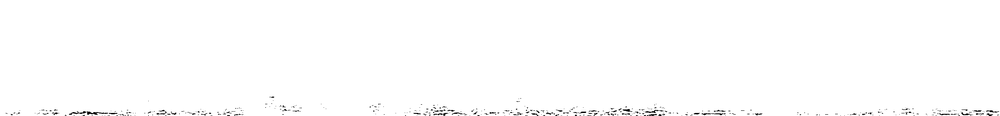
#> input picture DataImage/1/1e_B_adathre.png, 1000 x 116 px, shrunk from 2293 x 267 before the run, found by its file name
$ python yanzheng.py
#> lines starting #> are read from the running program, lines starting #| are printed output that depends on the picture; after the words box and inside, x2 and y2 are one past the last pixel; in counts of white or black regions, pixels touching at a corner belong together
import cv2
import numpy as np

# 读取轮廓图和原始图像
contour_image = cv2.imread('DataImage/3/1e_B_adathre.png')
#> contour_image is the input picture: shape (116, 1000, 3); min 0, max 255, mean 253.4
original_image = cv2.imread('DataImage/3/1be.png')
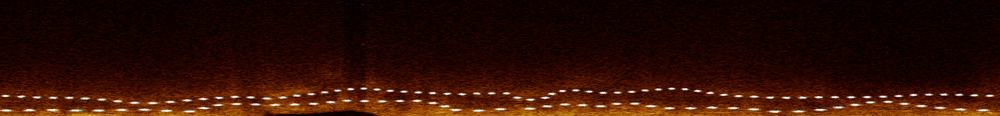
#> input picture DataImage/1/1be.png, 1000 x 116 px, shrunk from 2293 x 267 before the run, found by its file name
#> original_image is the input picture: shape (116, 1000, 3); mean B, G, R 4.5, 15.4, 46.9

# 创建与原图相同大小的空白图像
overlay = np.zeros_like(original_image)

# 绘制轮廓
contours, _ = cv2.findContours(cv2.cvtColor(contour_image, cv2.COLOR_BGR2GRAY), cv2.RETR_TREE, cv2.CHAIN_APPROX_SIMPLE)
#> contours = 25 contours, 24 with area under 20; largest, box (x1, y1, x2, y2) and area: (0, 0, 1000, 116) 114883
for cnt in contours:
    if cv2.contourArea(cnt) > 500:  # 根据需要调整面积阈值
        cv2.drawContours(overlay, [cnt], 0, (0, 255, 0), 2)  # 绿色轮廓
#> this loop made 25 passes
#> cnt on passes 2, 4, 5, 6, 7, 8, 9, 10, 12, 13, 14, 17: [[987, 114], [988, 113], [989, 114], [988, 115]], [[755, 114], [756, 113], [757, 114], [756, 115]], [[719, 114], [720, 113], [721, 114], [720, 115]], [[703, 114], [704, 113], [705, 114], [704, 115]], [[443, 114], [444, 113], [445, 114], [444, 115]], [[437, 114], [438, 113], [439, 114], [438, 115]], [[961, 113], [962, 112], [963, 113], [962, 114]], [[869, 113], [870, 112], [871, 113], [870, 114]], [[474, 113], [475, 112], [476, 113], [475, 114]], [[416, 113], [417, 112], [418, 113], [417, 114]], [[174, 113], [175, 112], [176, 113], [175, 114]], [[90, 113], [91, 112], [92, 113], [91, 114]]
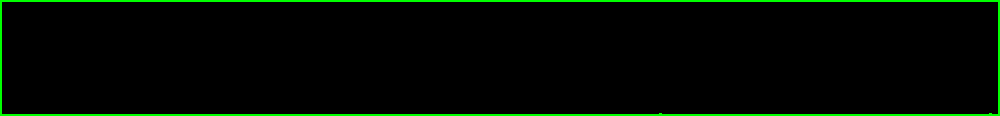
#> overlay: shape (116, 1000, 3); mean of channels 0, 1, 2 0, 9.8, 0; drawn as B, G, R

# 使用加权叠加将轮廓与原图结合
result = cv2.addWeighted(original_image, 1, overlay, 0.5, 0)
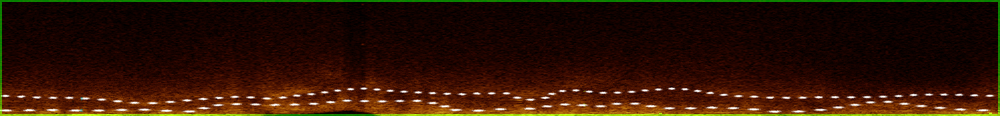
#> result: shape (116, 1000, 3); mean B, G, R 4.5, 20.2, 46.9

# 显示结果
cv2.imshow('Overlayed Image', result)
cv2.waitKey(0)
cv2.destroyAllWindows()

# 保存结果
# cv2.imwrite('DataImage/3/overlayed_image.png', result)
